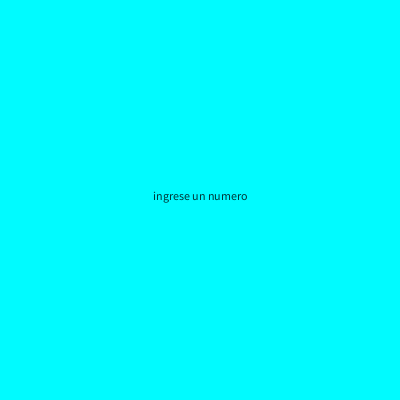
Frame 1 (no input)
Frame 60 (the mouse pressed at the canvas centre just before this capture): identical to frame 1, image omitted
Frame 120 (the mouse held since frame 60 and released just before this capture): identical to frame 1, image omitted

The Processing sketch that drew this single still picture (run headless with seeded random() and noise(); from frame 60 on, the mouse is pressed at the canvas centre):

// Processing sketch: lineasBinarias
// ── lineasBinarias.pde
int numero, col;
float tam; 
String lineas = "";
String comando = "ingrese un numero";

void setup() {
  size(400, 400);
  noStroke();
  textAlign(CENTER);
  colorMode(HSB);
}

void draw() {
  background((col+128)%256, 256, 256);
  fill(col, 256, 256);
  for (int i = 0; i < lineas.length(); i++) {
    if (lineas.charAt(i) == '1') {
      rect(tam*i, 0, tam, height);
    }
  }
  fill(0, 200);
  text(comando, width/2, height/2);
}



void keyPressed() {
  if (comando.length() >= 10) {
    comando = "";
    textSize(56);
  }
  if (key == '\n' && comando.length() >= 1) {
    numero = int(comando);
    lineas = binario(numero);
    col = int(map(sumaDigitos(numero),0,9,0,256));
    tam = width*1./lineas.length();
    comando = "";
  } 
  else if (keyCode == BACKSPACE) {
    int lar = comando.length();
    if (lar > 0) {
      comando = comando.substring(0, lar-1);
    }
  }
  else if (key >= '0' && key <= '9') {
    comando += key;
  }
}

String binario(int num) {
  String bi = "";
  if (num == 0) {
    return "0";
  }
  while (num != 0) {
    bi = (num%2)+bi;
    num = num/2;
  }
  return bi;
}

int sumaDigitos(int num) {
  int suma = int(num/10)+(num%10);
  if (num >= 10) {
    suma = sumaDigitos(suma);
  }
  return suma;
}
